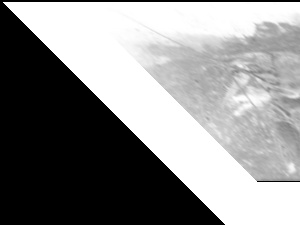
#> input picture assignments/dataset/augimage_0001.jpg, 300 x 225 px, found by its file name; its folder holds only this picture in this run
$ jupyter execute --allow-errors LABA4.ipynb
#> lines starting #> are read from the running program, lines starting #| are printed output that depends on the picture
#> further down, img is the input picture: shape (225, 300); min 0, max 255, mean 139.7
[cell 1]
import cv2
import numpy as np
import matplotlib.pyplot as plt
import os

**Завдання 1**

[cell 2]
img_list = os.listdir("./assignemnts/dataset")
img_list.sort()
print(img_list)

[cell 3]
def data_augmentation(img):
  height = img.shape[0]
#> height = 225
  width = img.shape[1]
#> width = 300
  #інверсія яскравості пікселів
  for i in range(height):
    for j in range(width):
      img[i][j]=254-img[i][j]
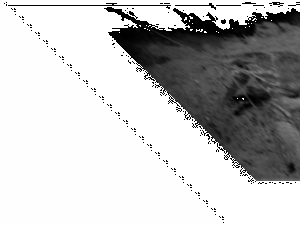
#> img: shape (225, 300); min 0, max 255, mean 192.4
  #гамма корекція яскравості пікселів
  gamma=0.5
  img=np.power(img,gamma)
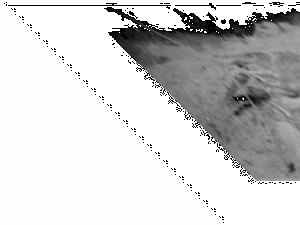
#> img: shape (225, 300) float64; min 0, max 15.97, mean 13.09; drawn with min black and max white
  img=(img/np.max(img)*255).astype(np.uint8)
  #згладжування зображення
  img=cv2.GaussianBlur(img, (3,3), 0)
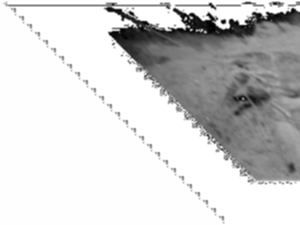
#> img: shape (225, 300); min 0, max 255, mean 208.8
  #перевернути зображення горизонтально
  src = np.float32([[0, 0],[0, height],[width, height],[width,0]])
#> src = [[0, 0], [0, 225], [300, 225], [300, 0]]
  dst = np.float32([[0, height],[0, 0],[width,0],[width, height]])
#> dst = [[0, 225], [0, 0], [300, 0], [300, 225]]
  Mper=cv2.getPerspectiveTransform(src,dst)
  img=cv2.warpPerspective(img,Mper,(width,height))
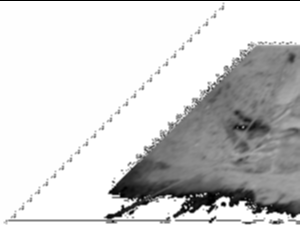
#> img: shape (225, 300); min 0, max 255, mean 207.6
  #переміщення зображення
  M=np.float32([[1,0,-width*1/4],
               [0,1,height*1/5]])
  img=cv2.warpAffine(img,M,(width, height), borderValue=255)
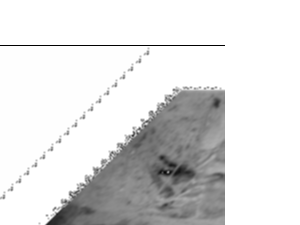
#> img: shape (225, 300); min 0, max 255, mean 223.4
  #обертання зображення
  M180=cv2.getRotationMatrix2D((width/2, height/2), 180, 1)
  img=cv2.warpAffine(img,M180,(width, height))
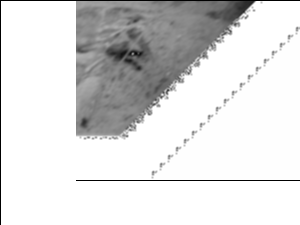
#> img: shape (225, 300); min 0, max 255, mean 221.4
  #перекіс зображення
  skew=np.float32([[1,1,1],
                  [0,1,1]])
  img=cv2.warpAffine(img,skew,(width,height))
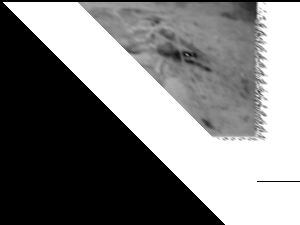
#> img: shape (225, 300); min 0, max 255, mean 126.5
  return img

[cell 4]
for i in img_list:
  img_path=os.path.join(r"./assignemnts/dataset/", i)
  img = cv2.imread(img_path, cv2.IMREAD_GRAYSCALE)
  aug_path=os.path.join(r"./assignemnts/dataset/", "aug"+i)
  cv2.imwrite(aug_path, data_augmentation(img))
  print(aug_path + " saved!")

$ run again, on assignments/dataset/augimage_0005.jpg
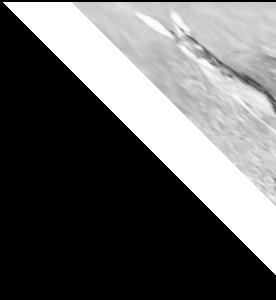
#> input picture assignments/dataset/augimage_0005.jpg, 276 x 300 px, found by its file name
#> img is the input picture: shape (300, 276); min 0, max 255, mean 101.1
#> after the loop in data_augmentation, `for i in range(height):`:
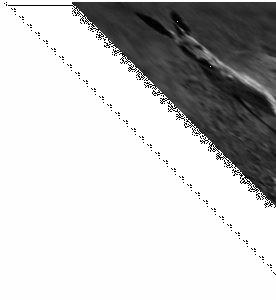
#> img: shape (300, 276); min 0, max 255, mean 200.4
#> in data_augmentation, `img=cv2.warpAffine(img,skew,(width,height))`:
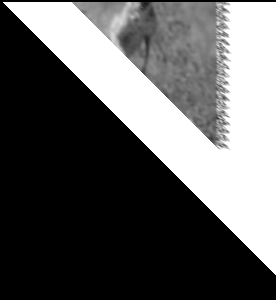
#> img: shape (300, 276); min 0, max 255, mean 96.1

$ run again, on assignments/dataset/augimage_0006.jpg
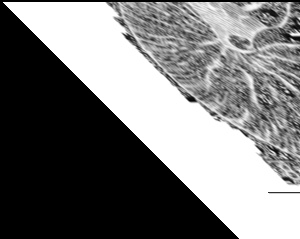
#> input picture assignments/dataset/augimage_0006.jpg, 300 x 239 px, found by its file name
#> img is the input picture: shape (239, 300); min 0, max 255, mean 119.3
#> after the loop in data_augmentation, `for i in range(height):`:
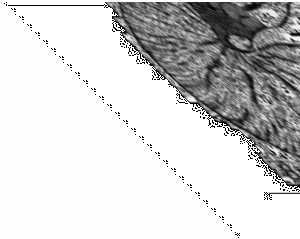
#> img: shape (239, 300); min 0, max 255, mean 209.9
#> in data_augmentation, `img=cv2.warpAffine(img,skew,(width,height))`:
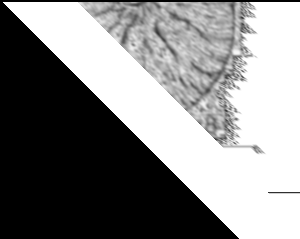
#> img: shape (239, 300); min 0, max 255, mean 134.1

$ run again, on assignments/dataset/augimage_0007.jpg
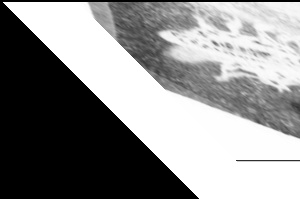
#> input picture assignments/dataset/augimage_0007.jpg, 300 x 199 px, found by its file name
#> img is the input picture: shape (199, 300); min 0, max 255, mean 140.6
#> in data_augmentation, `img=cv2.warpAffine(img,skew,(width,height))`:
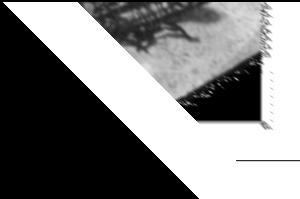
#> img: shape (199, 300); min 0, max 255, mean 129.6
